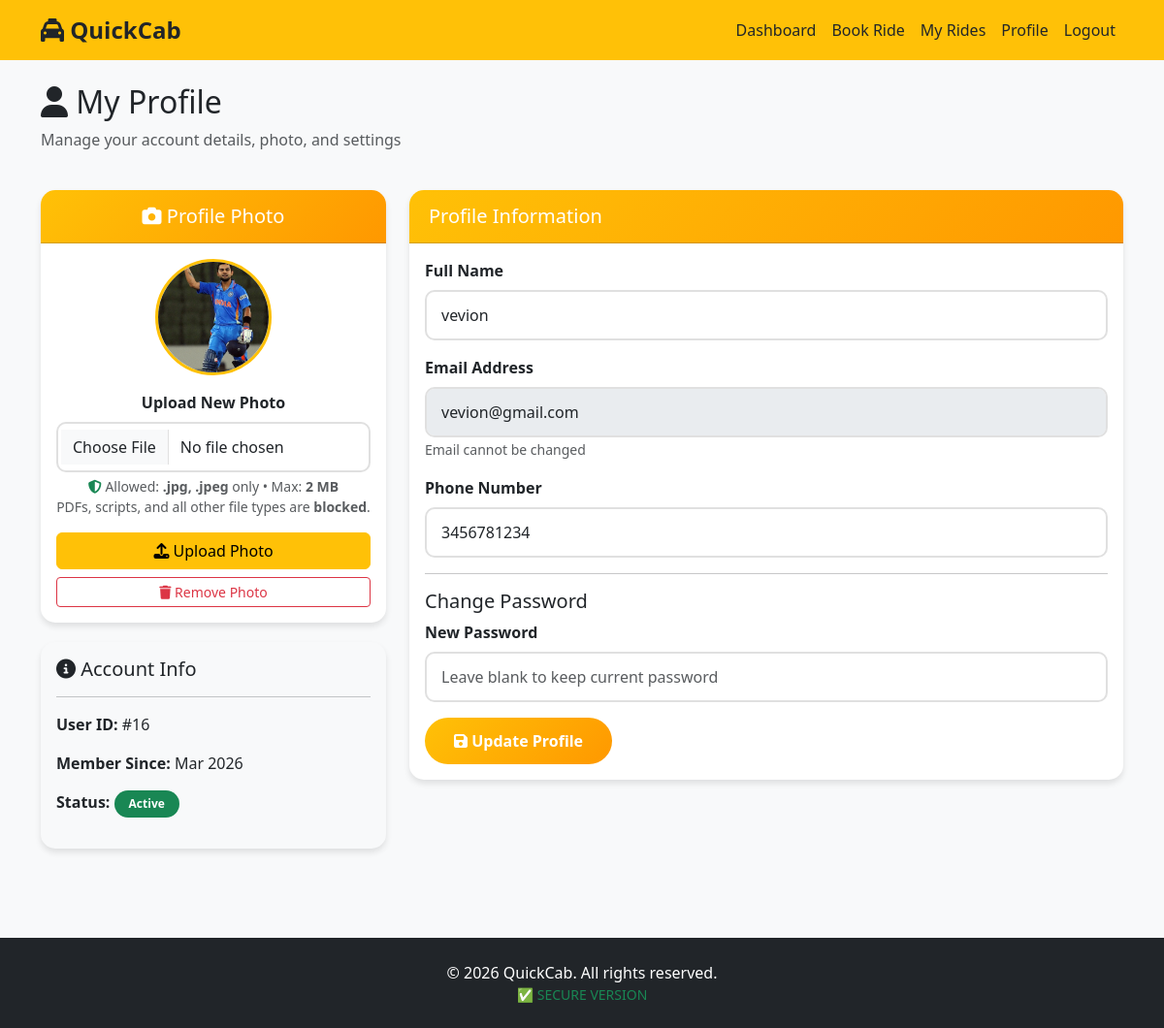
Screenshot of /cab_secure/profile.php (signed in) with the database file from the repository.
### tables this page shows
CREATE TABLE `users` (
  `id` int(11) NOT NULL,
  `username` varchar(50) NOT NULL,
  `email` varchar(100) NOT NULL,
  `password` varchar(255) NOT NULL,
  `phone` varchar(20) DEFAULT NULL,
  `profile_pic` varchar(255) DEFAULT 'default-avatar.png',
  `created_at` timestamp NOT NULL DEFAULT current_timestamp(),
  `profile_image` varchar(255) DEFAULT NULL
);

### cab_secure/includes/config.php (called while the page is built, shortened)
<?php
function escape_output($data) {
    return htmlspecialchars($data, ENT_QUOTES, 'UTF-8');
}
?>

### cab_secure/profile.php (the view, shortened to what this page needs)
<?php
require_once 'includes/config.php';
$user_id = get_user_id();
try {
    $stmt = $pdo->prepare("SELECT * FROM users WHERE id = ?");
    $stmt->execute([$user_id]);
    $user = $stmt->fetch();
} catch(PDOException $e) {
    $error = "Error loading profile.";
}
include 'includes/header.php';
$avatar_url = !empty($user['profile_image'])
    ? BASE_URL . 'uploads/' . escape_output($user['profile_image'])
    : 'https://ui-avatars.com/api/?name=' . urlencode($user['username']) . '&background=f59e0b&color=fff&size=120';
?>
<div class="row">
    <div class="col-md-12">
        <h2><i class="fas fa-user"></i> My Profile</h2>
        <p class="text-muted">Manage your account details, photo, and settings</p>
    </div>
</div>
<div class="row mt-4">
    <div class="col-md-4 mb-4">
        <div class="card text-center">
            <div class="card-header">
                <h5 class="mb-0 text-white"><i class="fas fa-camera"></i> Profile Photo</h5>
            </div>
            <div class="card-body">
                <img id="avatar-preview"
                     src="<?php echo $avatar_url; ?>"
                     alt="Profile Photo"
                     class="rounded-circle mb-3 border border-3 border-warning"
                     style="width:120px;height:120px;object-fit:cover;">
                <form method="POST" action="" enctype="multipart/form-data">
                    <div class="mb-3">
                        <label for="profile_image" class="form-label fw-semibold">
                            Upload New Photo
                        </label>
                        <input type="file"
                               class="form-control"
                               id="profile_image"
                               name="profile_image"
                               accept=".jpg,.jpeg"
                               onchange="previewAvatar(this)">
                        <small class="text-muted d-block mt-1">
                            <i class="fas fa-shield-alt text-success"></i>
                            Allowed: <strong>.jpg, .jpeg</strong> only &bull; Max: <strong>2 MB</strong><br>
                            PDFs, scripts, and all other file types are <strong>blocked</strong>.
                        </small>
                    </div>
                    <button type="submit" class="btn btn-warning w-100">
                        <i class="fas fa-upload"></i> Upload Photo
                    </button>
                </form>
                <?php if (!empty($user['profile_image'])): ?>
                <form method="POST" action="" class="mt-2">
                    <button type="submit" class="btn btn-outline-danger btn-sm w-100"
                            onclick="return confirm('Remove your profile photo?');">
                        <i class="fas fa-trash"></i> Remove Photo
                    </button>
                </form>
                <?php endif; ?>
            </div>
        </div>
        <div class="card bg-light mt-3">
            <div class="card-body">
                <h5><i class="fas fa-info-circle"></i> Account Info</h5>
                <hr>
                <p><strong>User ID:</strong> #<?php echo (int)$user['id']; ?></p>
                <p><strong>Member Since:</strong> <?php echo date('M Y', strtotime($user['created_at'])); ?></p>
                <p><strong>Status:</strong> <span class="badge bg-success">Active</span></p>
            </div>
        </div>
    </div>
    <div class="col-md-8">
        <div class="card">
            <div class="card-header">
                <h5 class="mb-0 text-white">Profile Information</h5>
            </div>
            <div class="card-body">
                <form method="POST" action="">
                    <div class="mb-3">
                        <label for="username" class="form-label">Full Name</label>
                        <input type="text" class="form-control" id="username" name="username"
                               value="<?php echo escape_output($user['username']); ?>" required>
                    </div>
                    <div class="mb-3">
                        <label for="email" class="form-label">Email Address</label>
                        <input type="email" class="form-control" id="email"
                               value="<?php echo escape_output($user['email']); ?>" disabled>
                        <small class="text-muted">Email cannot be changed</small>
                    </div>
                    <div class="mb-3">
                        <label for="phone" class="form-label">Phone Number</label>
                        <input type="tel" class="form-control" id="phone" name="phone"
                               value="<?php echo escape_output($user['phone']); ?>"
                               pattern="[0-9]{10,15}" required>
                    </div>
                    <hr>
                    <h5>Change Password</h5>
                    <div class="mb-3">
                        <label for="new_password" class="form-label">New Password</label>
                        <input type="password" class="form-control" id="new_password" name="new_password"
                               minlength="8" placeholder="Leave blank to keep current password">
                    </div>
                    <button type="submit" class="btn btn-primary">
                        <i class="fas fa-save"></i> Update Profile
                    </button>
                </form>
            </div>
        </div>
    </div>
</div>
<?php include 'includes/footer.php'; ?>

### cab_secure/assets/css/style.css (style rules this page uses)
:root { --primary-color: #ffc107; --secondary-color: #212529; --success-color: #28a745; --danger-color: #dc3545; --warning-color: #ff9800; --info-color: #17a2b8; --light-bg: #f8f9fa; --dark-bg: #343a40; }
body { font-family: 'Segoe UI', Tahoma, Geneva, Verdana, sans-serif; background-color: var(--light-bg); min-height: 100vh; display: flex; flex-direction: column; }
.card { border: none; border-radius: 15px; box-shadow: 0 4px 6px rgba(0,0,0,0.1); transition: transform 0.3s ease, box-shadow 0.3s ease; margin-bottom: 20px; }
.card-header { background: linear-gradient(135deg, var(--primary-color) 0%, var(--warning-color) 100%); color: white; font-weight: 600; border-radius: 15px 15px 0 0 !important; padding: 15px 20px; }
.btn-primary { background: linear-gradient(135deg, var(--primary-color) 0%, var(--warning-color) 100%); border: none; padding: 12px 30px; font-weight: 600; border-radius: 25px; transition: all 0.3s ease; }
.form-control { border-radius: 10px; padding: 12px 15px; border: 2px solid #e0e0e0; transition: border-color 0.3s ease; }
.form-label { font-weight: 600; color: var(--secondary-color); margin-bottom: 8px; }
.badge { padding: 8px 15px; border-radius: 20px; font-weight: 600; }

### rows the page displays
users: profile_image (picture), id "16", created_at "Mar 2026", username "vevion", email "vevion@gmail.com", phone "3456781234"
